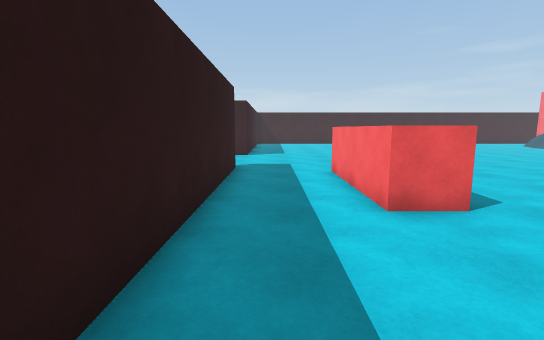
view 1 (above)

22 first-person views from a walk through a 3-D level made in the Unity game engine. The camera is 1.4 m above the floor, tilts 8° down and sees 85° across. The floor is counted in squares, 1 m on a side. Each view is taken from the middle of a square. On the plan, view 1 faces up. The plan holds only what a view shows up to about 14 squares ahead; the rest is blank. The place goes on beyond the plan. The player is left out.

view 2
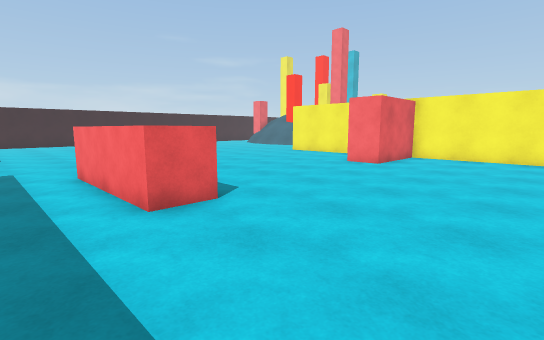

view 3
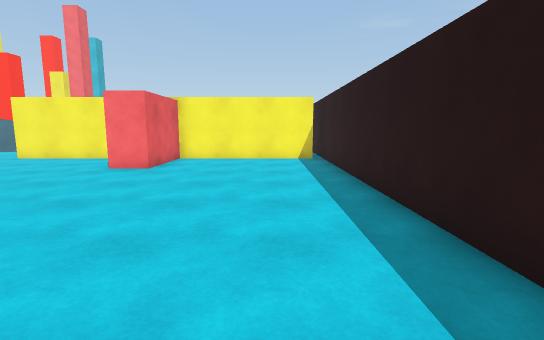

view 4
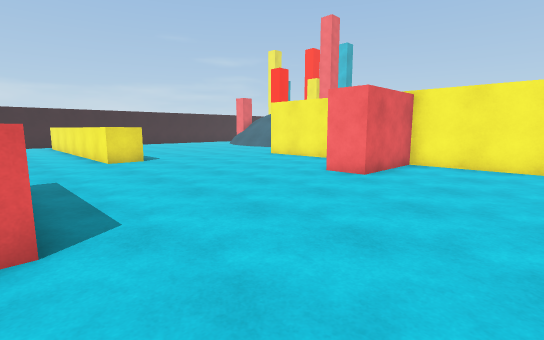

view 5
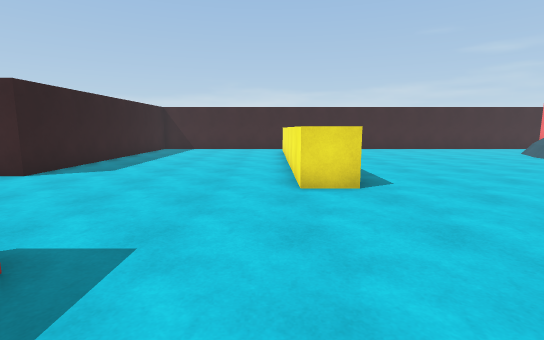

view 6
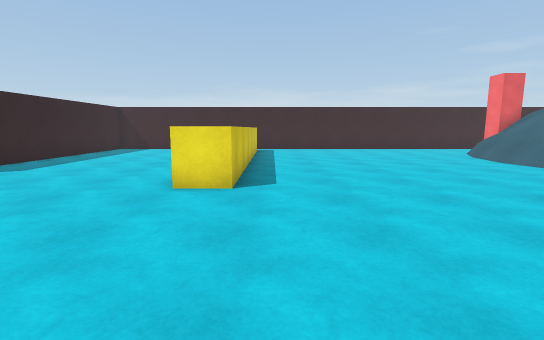

view 7
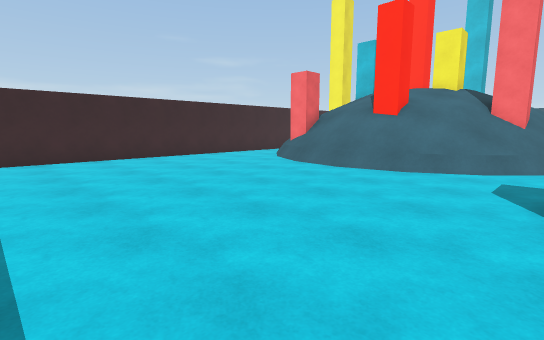

view 8
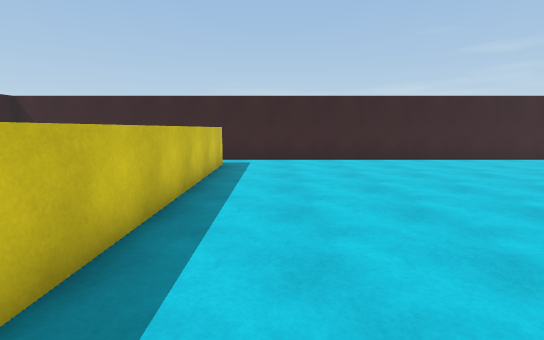

view 9
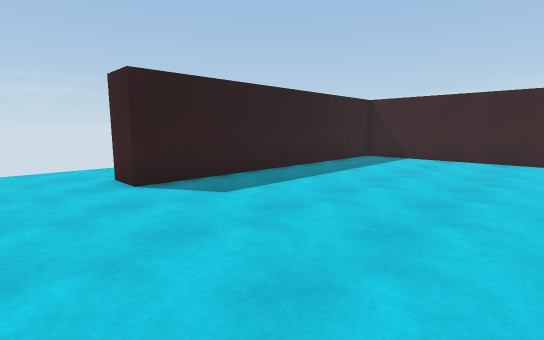

view 10
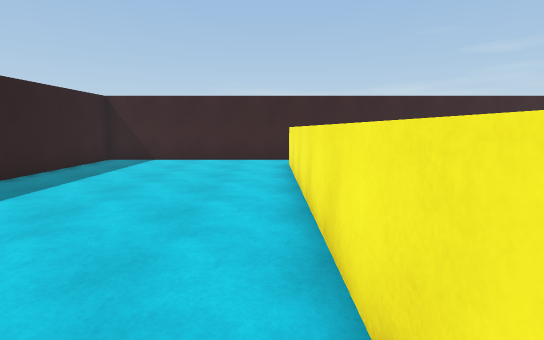

view 11
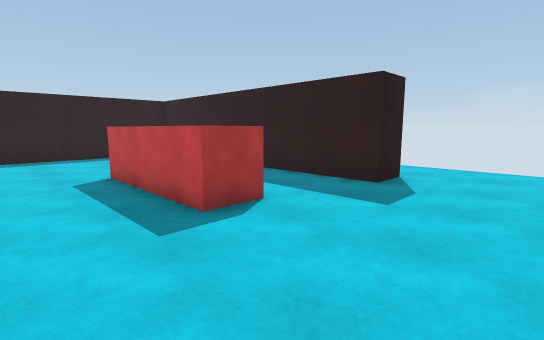

view 12
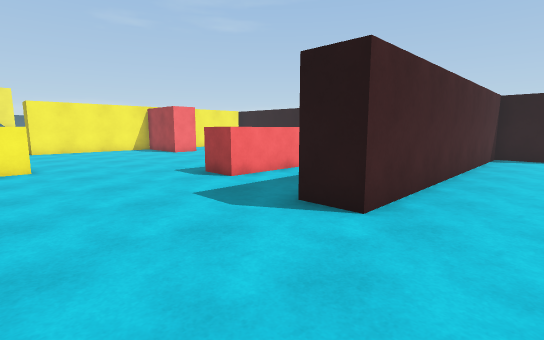

view 13
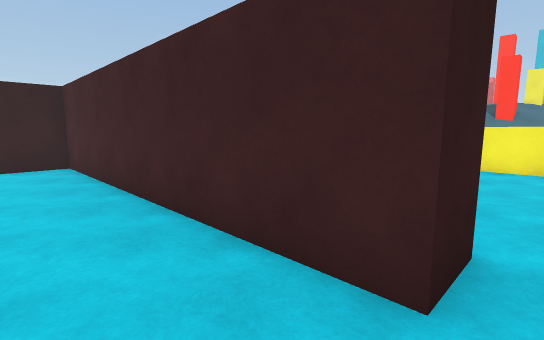

view 14
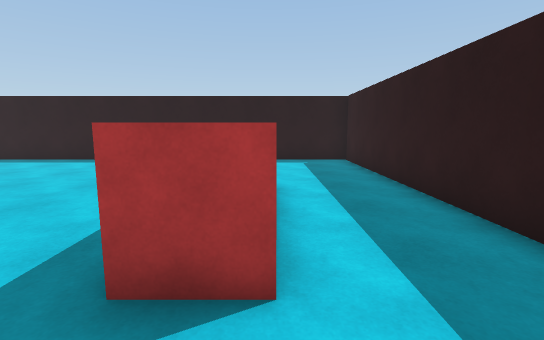

view 15
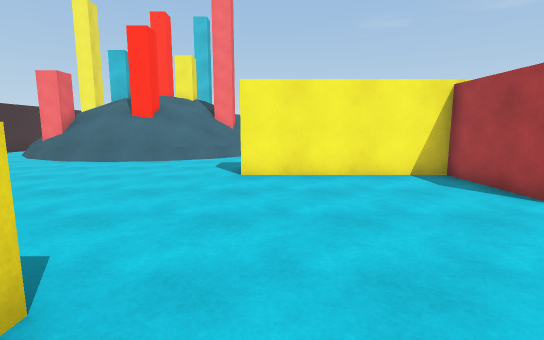

view 16
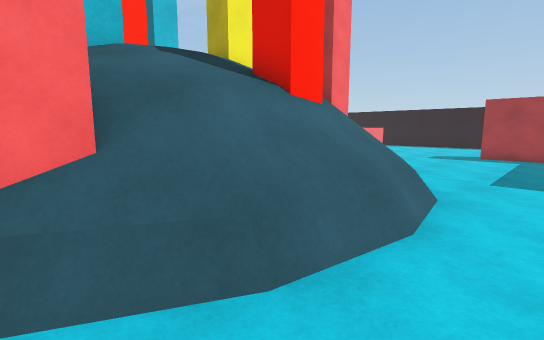

view 17
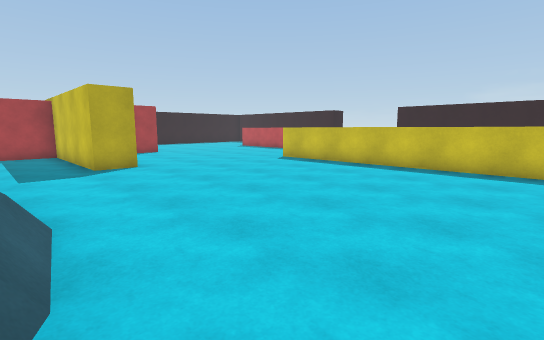

view 18
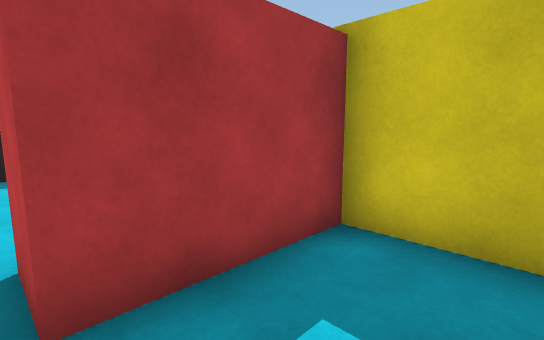

view 19
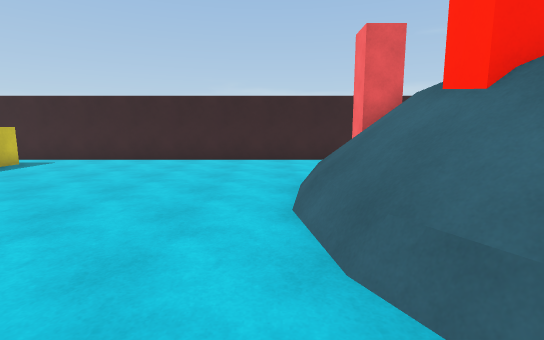

view 20
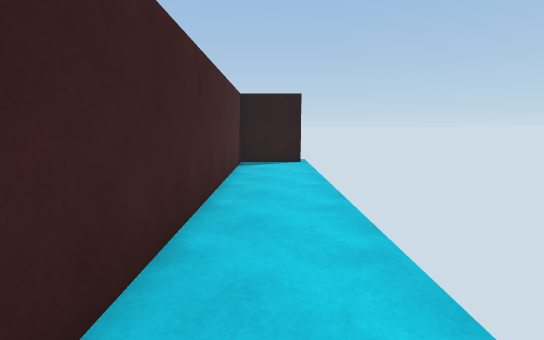

view 21
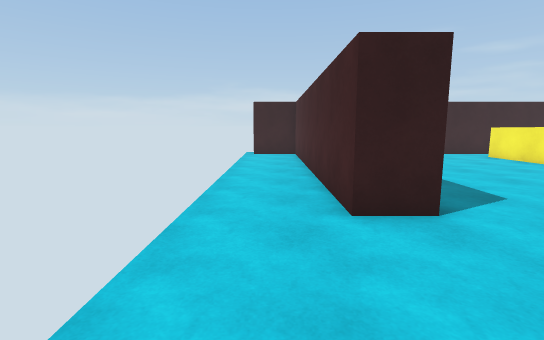

view 22
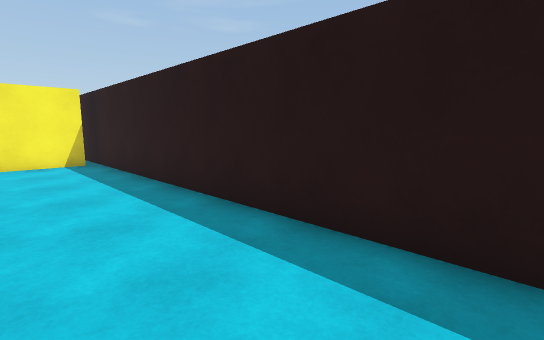

### Floor plan
Key: @ floor where view 1 was taken; # wall or solid block; x gap in a wall; . floor; ^ raised ledge.
Columns run from 5 left of view 1 to 20 right of it. Each row starts with its distance up from view 1.
 27  #########################
 26 ..###.....................
 25 ..###.......^^............
 24 ..###.......^^............
 23 ..###.......^^...........#
 22 ..###.......^^...........^
 21 ..###.......^^..........^^
 20 ..###.......^^..........^^
 19 ..###.......^^..........^^
 18 ..###.......^^..........^^
 17 ..###.......^^..........^^
 16 ..###.......^^...........^
 15 ............^^...........^
 14 ............^^............
 13 ....................##....
 12 ....................##....
 11 ....................##....
 10 ..###...^...........##....
  9 ..###..^^...........##....
  8 ..###..^^...........##....
  7 ..###..^^........########.
  6 ..###..^^........####    x
  5 ..###..^^........####    .
  4 ..###...............#    .
  3 ..###...............#    .
  2 ..###...............#    .
  1 ..###...............#    .
  0 ..###@..............#    .
 -1 ..###...............##   .
 -2 ### ################# ####

Positions as (right, up) in squares from view 1, and headings:
1: (0, 0), facing up
2: (0, 0), facing up-right
3: (1, 1), facing right
4: (3, 1), facing up-right
5: (6, 7), facing up
6: (9, 7), facing up
7: (9, 13), facing up-right
8: (10, 14), facing up
9: (6, 13), facing up-left
10: (6, 14), facing up
11: (6, 14), facing down-left
12: (-5, 15), facing down-right
13: (-5, 15), facing up-right
14: (2, 12), facing down
15: (6, 12), facing right
16: (17, 23), facing down-right
17: (19, 24), facing down-left
18: (20, 9), facing down-left
19: (18, 14), facing up
20: (-4, 11), facing down
21: (-4, 11), facing up
22: (2, 2), facing down-right
